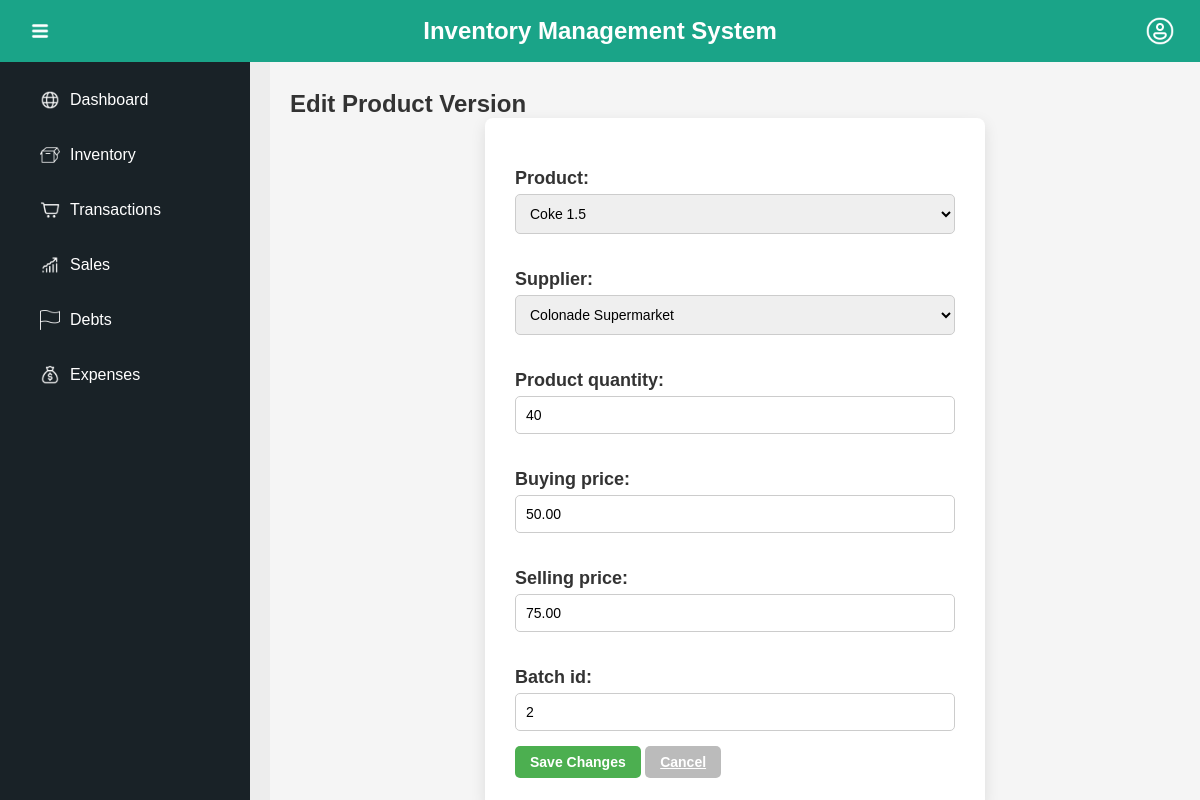
The page /inventory/edit_product_version/2/ on the database its author committed.
### ProductManagement_APP/models.py (models this page shows, shortened)
class Product(models.Model):
    product_id = models.AutoField(primary_key=True)
    product_name = models.CharField(max_length=255, unique=True)
    product_classification = models.CharField(max_length=100)
    reorder_level = models.IntegerField()
    category = models.ForeignKey(Category, on_delete=models.CASCADE)
    def __str__(self):
        return self.product_name

class ProductVersion(models.Model):
    product = models.ForeignKey(Product, on_delete=models.CASCADE, related_name='versions')
    supplier = models.ForeignKey(Supplier, on_delete=models.CASCADE)
    buying_price = models.DecimalField(max_digits=10, decimal_places=2)
    selling_price = models.DecimalField(max_digits=10, decimal_places=2)
    product_quantity = models.IntegerField()  # This tracks stock quantity for each product version
    batch_id = models.CharField(max_length=50)  # Unique batch ID for FIFO tracking
    date_added = models.DateTimeField(auto_now_add=True)  # Timestamp for FIFO logic
    class Meta:
        ordering = ['date_added']  # FIFO: First in first out logic based on the `date_added`

### ProductManagement_APP/views.py (the view)
# urls.py: path('edit_product_version/<int:version_id>/', views.edit_product_version, name='edit_product_version'),
def edit_product_version(request, version_id):
    version = get_object_or_404(ProductVersion, id=version_id)
    product_id = version.product.product_id  # Retrieve the product ID from the version object
    if request.method == 'POST':
        form = ProductVersionForm(request.POST, instance=version)
        if form.is_valid():
            form.save()
            return redirect('ProductManagement_APP:product_versions', product_id=product_id)  # Use the retrieved product_id
    else:
        form = ProductVersionForm(instance=version)
    return render(request, 'inventory/edit_product_version.html', {'form': form, 'version': version})

### ProductManagement_APP/forms.py (shortened to what this page needs)
class ProductVersionForm(forms.ModelForm):
    class Meta:
        model = ProductVersion
        fields = ['product', 'supplier', 'product_quantity',  'buying_price', 'selling_price', 'batch_id']

### ProductManagement_APP/models.py (called while the page is built)
    def __str__(self):
        return self.supplier_name

### ProductManagement_APP/templates/inventory/edit_product_version.html (shortened to what this page needs)
{% extends 'MGSariSari_Inventory/base.html' %}
{% block content %}
    <h2>Edit Product Version</h2>
    <form method="POST" class="form">
        {{ form.as_p }}
        <button type="submit" class="button save">Save Changes</button>
        <a href="{% url 'ProductManagement_APP:product_versions' version.product.product_id %}" class="button cancel">Cancel</a>
    </form>
{% endblock %}

### MGSariSari_Inventory/static/css/dashboard.css (style rules this page uses)
* { margin: 0; padding: 0; box-sizing: border-box; font-family: Arial, sans-serif; }
body, html { height: 100%; width: 100%; overflow: hidden; }
.main-content p { font-size: 18px; color: #20282c; margin-top: 20px; }

### ProductManagement_APP/static/inventory/dashboard.css (style rules this page uses)
* { margin: 0; padding: 0; box-sizing: border-box; font-family: Arial, sans-serif; }
body, html { height: 100%; width: 100%; overflow: hidden; }
.main-content p { font-size: 18px; color: #20282c; margin-top: 20px; }

### ProductManagement_APP/static/inventory/inventory.css (style rules this page uses)
* { margin: 0; padding: 0; box-sizing: border-box; }
body { display: flex; font-family: 'Arial', sans-serif; color: #333; background-color: #f5f5f5; margin: 0; }
.button { padding: 8px 15px; border: none; border-radius: 5px; cursor: pointer; font-size: 14px; font-weight: bold; background-color: #5cb6a4; color: #FFF; transition: background-color 0.3s; }
label { font-weight: bold; color: #333; margin-right: 10px; }
.form { max-width: 500px; margin: 0 auto; padding: 30px; background-color: #fff; border-radius: 8px; box-shadow: 0px 5px 15px rgba(0, 0, 0, 0.1); }
.form label { font-weight: bold; display: block; margin-bottom: 5px; color: #333; }
.form input[type="text"], .form input[type="number"], .form select { width: 100%; padding: 10px; margin-bottom: 15px; border: 1px solid #ccc; border-radius: 5px; font-size: 14px; }
.save { background-color: #4CAF50; color: white; }
.cancel { background-color: #bbb; }

### MGSariSari_Inventory/templates/MGSariSari_Inventory/base.html (style rules this page uses)
body { font-family: Arial, sans-serif; background-color: #f5f5f5; margin: 0; padding: 0; }

### rows shown on the page
Product: product "Coke 1.5"
ProductVersion: supplier "Colonade Supermarket", product_quantity "40", buying_price "50.00", selling_price "75.00", batch_id "2"
